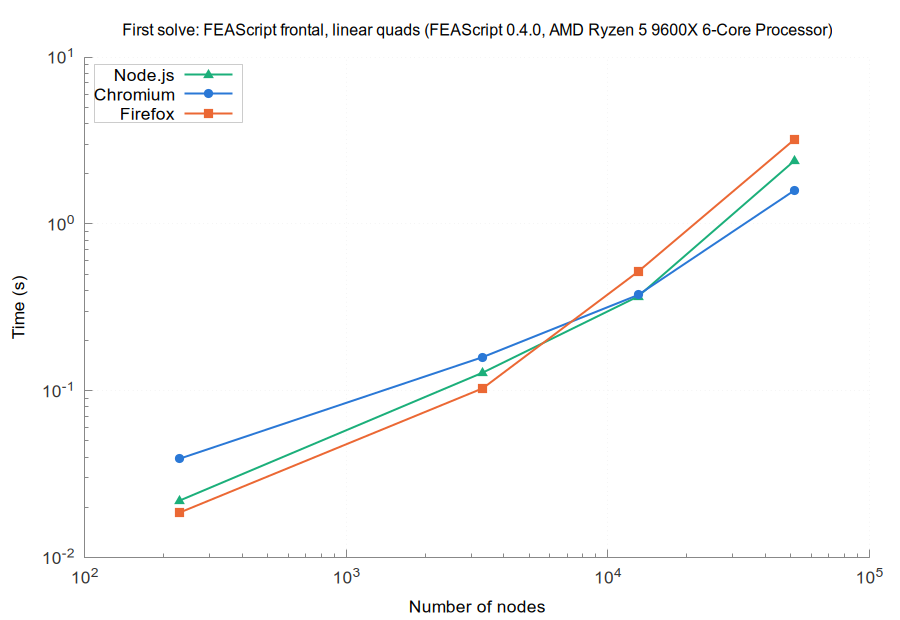

This figure's gnuplot source:
set terminal pngcairo size 900,620 font 'Arial,13'
set border 3 lc rgb '#888888'; set tics nomirror tc rgb '#333333'
set grid lc rgb '#e6e6e6' lw 1; set key top left box lc rgb '#cccccc' opaque
set logscale xy; set format y '10^{%L}'; set format x '10^{%L}'
set output 'browsers_FEAScript_frontal_linear_quads_first.png'
set title 'First solve: FEAScript frontal, linear quads (FEAScript 0.4.0, AMD Ryzen 5 9600X 6-Core Processor)' font 'Arial,12'
set xlabel 'Number of nodes'
set ylabel 'Time (s)'
plot 'browsers_FEAScript_frontal_linear_quads_first_node.dat' u 1:2 w lp lw 2 pt 9 ps 1.2 lc rgb '#1baf7a' t 'Node.js', \
     'browsers_FEAScript_frontal_linear_quads_first_chromium.dat' u 1:2 w lp lw 2 pt 7 ps 1.2 lc rgb '#2a78d6' t 'Chromium', \
     'browsers_FEAScript_frontal_linear_quads_first_firefox.dat' u 1:2 w lp lw 2 pt 5 ps 1.2 lc rgb '#eb6834' t 'Firefox'
